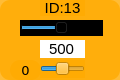
    <widget class="QWidget" name="widget_id13" native="true">
     <property name="geometry">
      <rect>
       <x>350</x>
       <y>160</y>
       <width>120</width>
       <height>80</height>
      </rect>
     </property>
     <property name="styleSheet">
      <string notr="true">background-color: rgb(255, 170, 0, 200);
border-radius:10px;</string>
     </property>
     <widget class="QLabel" name="label_ID13">
      <property name="geometry">
       <rect>
        <x>40</x>
        <y>0</y>
        <width>45</width>
        <height>16</height>
       </rect>
      </property>
      <property name="minimumSize">
       <size>
        <width>0</width>
        <height>10</height>
       </size>
      </property>
      <property name="font">
       <font>
        <family>Arial</family>
        <pointsize>11</pointsize>
       </font>
      </property>
      <property name="styleSheet">
       <string notr="true">background-color: rgb(255, 255, 255， 0);
border-radius:0px;</string>
      </property>
      <property name="text">
       <string>ID:13</string>
      </property>
      <property name="alignment">
       <set>Qt::AlignCenter</set>
      </property>
     </widget>
     <widget class="QSlider" name="horizontalSlider_pulse_id13">
      <property name="geometry">
       <rect>
        <x>20</x>
        <y>20</y>
        <width>83</width>
        <height>16</height>
       </rect>
      </property>
      <property name="autoFillBackground">
       <bool>false</bool>
      </property>
      <property name="styleSheet">
       <string notr="true">background-color: rgb(0, 0, 0);
border-radius:0px;</string>
      </property>
      <property name="minimum">
       <number>0</number>
      </property>
      <property name="maximum">
       <number>1000</number>
      </property>
      <property name="pageStep">
       <number>1</number>
      </property>
      <property name="value">
       <number>500</number>
      </property>
      <property name="orientation">
       <enum>Qt::Horizontal</enum>
      </property>
     </widget>
     <widget class="QSlider" name="horizontalSlider_dev_id13">
      <property name="geometry">
       <rect>
        <x>40</x>
        <y>60</y>
        <width>45</width>
        <height>18</height>
       </rect>
      </property>
      <property name="styleSheet">
       <string notr="true">background-color: rgb(255, 255, 255， 0);</string>
      </property>
      <property name="minimum">
       <number>-125</number>
      </property>
      <property name="maximum">
       <number>125</number>
      </property>
      <property name="pageStep">
       <number>1</number>
      </property>
      <property name="orientation">
       <enum>Qt::Horizontal</enum>
      </property>
     </widget>
     <widget class="QLabel" name="label_id13">
      <property name="geometry">
       <rect>
        <x>10</x>
        <y>60</y>
        <width>31</width>
        <height>20</height>
       </rect>
      </property>
      <property name="minimumSize">
       <size>
        <width>0</width>
        <height>10</height>
       </size>
      </property>
      <property name="font">
       <font>
        <family>DejaVu Sans</family>
        <pointsize>10</pointsize>
       </font>
      </property>
      <property name="styleSheet">
       <string notr="true">background-color: rgb(255, 255, 255， 0);</string>
      </property>
      <property name="text">
       <string>0</string>
      </property>
      <property name="alignment">
       <set>Qt::AlignCenter</set>
      </property>
     </widget>
     <widget class="QLineEdit" name="lineEdit_id13">
      <property name="geometry">
       <rect>
        <x>40</x>
        <y>40</y>
        <width>45</width>
        <height>18</height>
       </rect>
      </property>
      <property name="sizePolicy">
       <sizepolicy hsizetype="Fixed" vsizetype="Fixed">
        <horstretch>0</horstretch>
        <verstretch>0</verstretch>
       </sizepolicy>
      </property>
      <property name="font">
       <font>
        <family>Arial</family>
        <pointsize>11</pointsize>
       </font>
      </property>
      <property name="autoFillBackground">
       <bool>false</bool>
      </property>
      <property name="styleSheet">
       <string notr="true">background-color: rgb(255, 255, 255);
border-radius:0px;</string>
      </property>
      <property name="text">
       <string>500</string>
      </property>
      <property name="maxLength">
       <number>1000</number>
      </property>
      <property name="alignment">
       <set>Qt::AlignCenter</set>
      </property>
      <property name="dragEnabled">
       <bool>false</bool>
      </property>
      <property name="readOnly">
       <bool>false</bool>
      </property>
     </widget>
    </widget>
